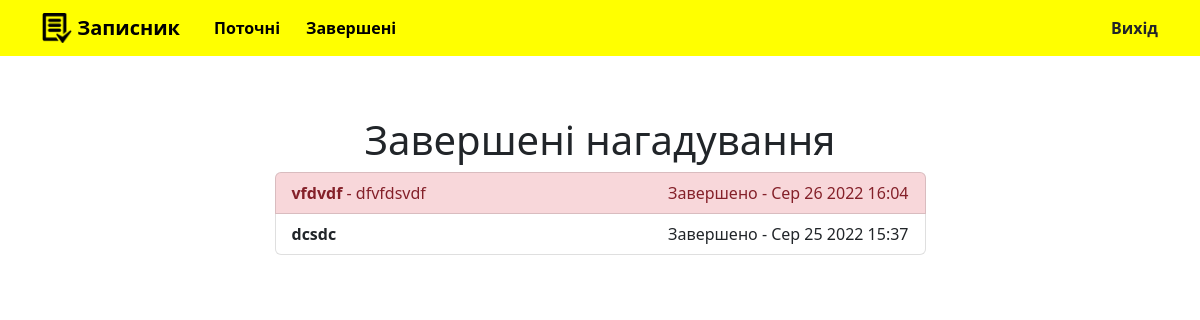
/completed/ (signed in), run on an earlier commit of the app's database.
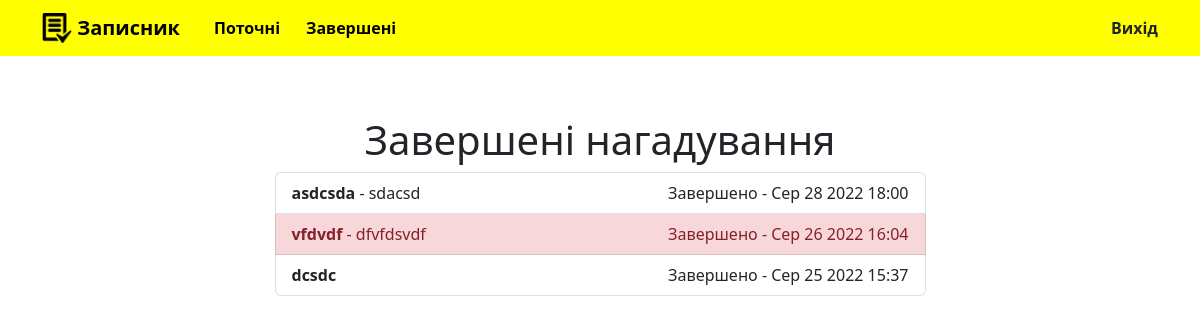
And on a later commit of the database.
### todo/models.py (models this page shows, shortened)
class Todowoo(models.Model):
    title = models.CharField(max_length=100)
    memo = models.TextField(blank=True)
    created = models.DateTimeField(auto_now_add=True)
    datecompleted = models.DateTimeField(null=True, blank=True)
    important = models.BooleanField(default=False)
    user = models.ForeignKey(User, on_delete=models.CASCADE)

### todo/views.py (the view)
# urls.py: path('completed/', views.completedtodos, name='completedtodos'),
@login_required
def completedtodos(request):
    todos = Todowoo.objects.filter(user=request.user, datecompleted__isnull=False).order_by('-datecompleted')
    return render(request, 'todo/completedtodos.html', {'todos':todos})

### todo/templates/todo/completedtodos.html
{% extends 'todo/base.html' %}
{% block content %}
<div class="d-flex flex-column">
  <div class="d-flex justify-content-center">
    <h1>Завершені нагадування</h1>
  </div>
  <div class="d-flex justify-content-center">
    <div class="list-group col-md-7">
        {% for todo in todos %}
            <a href="{% url 'viewtodo' todo.id %}" class="list-group-item list-group-item-action{% if todo.important %} list-group-item-danger{% endif %} d-flex justify-content-between">
              <div class="completed_todo">
                <b>{{ todo.title }}</b>{% if todo.memo %} - {{ todo.memo|truncatechars:30 }}{% endif %}
              </div>
              <div class="completed_todo">
                Завершено - {{ todo.datecompleted|date:'M j Y H:i' }}
              </div>
            </a>
        {% endfor %}
    </div>
  </div>
</div>
{% endblock %}

What changed in the data, as far as the page shows it:
now on this page (row edited): Todowoo: title "asdcsda", memo "sdacsd", datecompleted "Сер 28 2022 18:00", important False (drawn)
